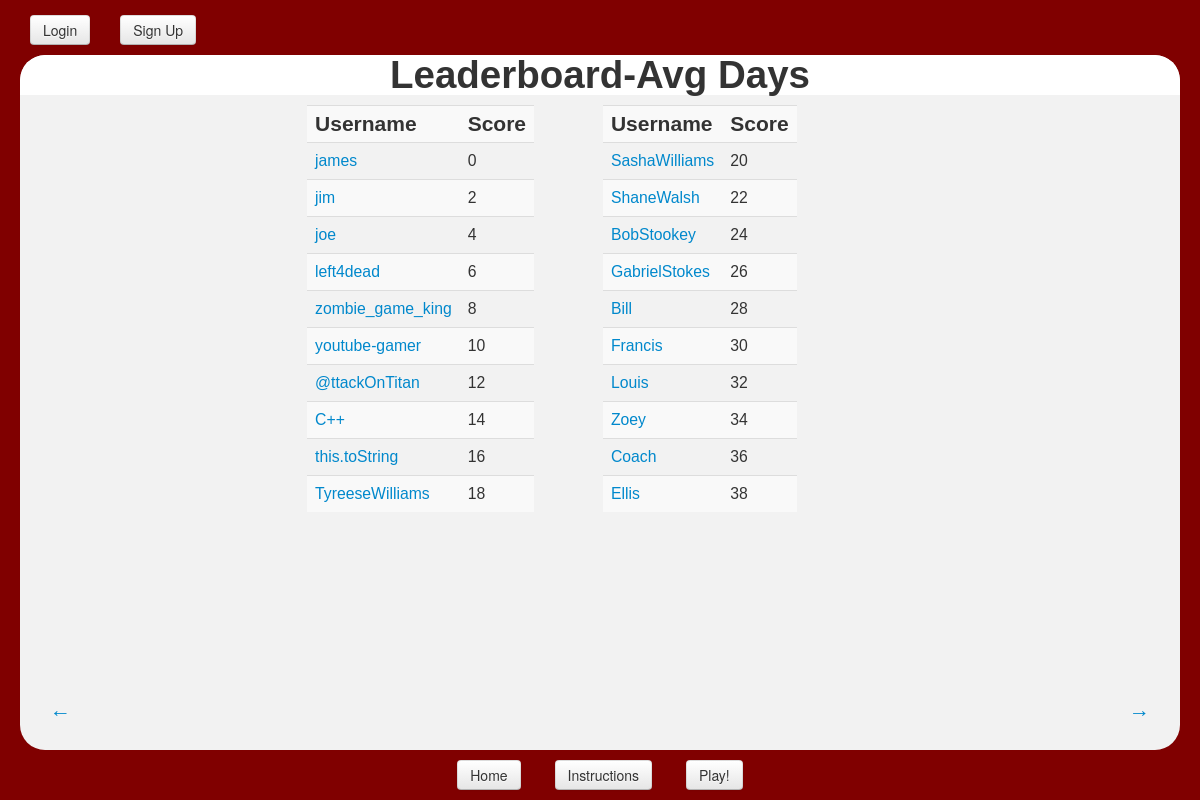
/zombie_search/avg_days/, run on the app's committed database.
### zombie_search/models.py (models this page shows, shortened)
class Player(models.Model):
    user = models.OneToOneField(User)
    profile_picture = models.ImageField(upload_to = "player-proflies", blank=True)
    player_state = PickledObjectField()
    update_state = PickledObjectField()
    street = PickledObjectField()
    game_state = PickledObjectField()
    _time_left=PickledObjectField()
    games_played = models.IntegerField(default=0)
    total_days = models.IntegerField(default=0)
    avg_days = models.FloatField(default=0.0)
    most_days_survived = models.IntegerField(default=0)
    most_kills = models.IntegerField(default=0)
    total_kills = models.IntegerField(default=0)
    most_people = models.IntegerField(default=0)
    slug = models.SlugField(unique=True)

### zombie_search/views.py (the view)
def avg_days(request):
    context_dict = get_leaderboard(request, 'avg_days',"total_days", "")
    return render(request, 'zombie_search/Home.html', context_dict)

### zombie_search/views.py (called while the page is built)
def get_user_slug(request):
    username = request.user
    try:
        player = Player.objects.get(user = username)
        user_slug = player.slug
    except:
        user_slug = None
    return user_slug

def decode_url(str):
    str = str.replace('_', ' ')
    return str.title()

def get_leaderboard(request, OrderBy, left, right):
    top_ten = Player.objects.order_by(OrderBy).reverse()[:10]
    next_ten = Player.objects.order_by(OrderBy).reverse()[10:20]
    context_dict = {'top_ten': top_ten,
					'next_ten': next_ten,
					'lefturl':left,
					'righturl':right,
					'this': decode_url(OrderBy),
                    'slug': get_user_slug(request)
					}
    return context_dict

### templates/zombie_search/Home.html (shortened to what this page needs)
{% extends 'zombie_search/Base.html' %}
{% block header %}Leaderboard-{{this}}{% endblock %}
{% block body %}
<a href ="/zombie_search/{{ lefturl }}" id="load_leaderboard" style="position: absolute; left:30px; bottom: 30px;">&larr;</a>
	<table class = "table table-striped">
		<tr>
		<th>Username</th>
		<th>Score</th>
		</tr>
		{% for player in top_ten %}
			<tr>
			<td><a href= "/zombie_search/profile/{{ player.slug }}">{{ player.user.username }}</a></td>
			<td>{{ player.most_kills }}</td>
			</tr>
		{% endfor %}
	</table>
	<table class="table table-striped">
		<tr>
		<th>Username</th>
		<th>Score</th>
		</tr>
		{% for player in next_ten %}
			<tr>
			<td><a href= "/zombie_search/profile/{{ player.slug }}">{{ player.user.username }}</a></td>
			<td>{{ player.most_kills }}</td>
			</tr>
		{% endfor %}
	</table>
<a href = "/zombie_search/{{ righturl }}" style="position:absolute; right:30px; bottom: 30px;">&rarr;</a>
{% endblock %}

### static/css/base_style.css (style rules this page uses)
body { background-color: #800000; padding-bottom: 70px; overflow: auto; }
.table { display:table; margin: auto; width:25%; display: inline-block; margin-top: 10px; }
.table td { font-size: 75%; }

### data on the page
Player: user.username "james", most_kills "0"
Player: user.username "jim", most_kills "2"
Player: user.username "joe", most_kills "4"
Player: user.username "left4dead", most_kills "6"
Player: user.username "zombie_game_king", most_kills "8"
Player: user.username "youtube-gamer", most_kills "10"
Player: user.username "@ttackOnTitan", most_kills "12"
Player: user.username "C++", most_kills "14"
Player: user.username "this.toString", most_kills "16"
Player: user.username "TyreeseWilliams", most_kills "18"
Player: user.username "SashaWilliams", most_kills "20"
Player: user.username "ShaneWalsh", most_kills "22"
Player: user.username "BobStookey", most_kills "24"
Player: user.username "GabrielStokes", most_kills "26"
Player: user.username "Bill", most_kills "28"
Player: user.username "Francis", most_kills "30"
Player: user.username "Louis", most_kills "32"
Player: user.username "Zoey", most_kills "34"
Player: user.username "Coach", most_kills "36"
Player: user.username "Ellis", most_kills "38"

### other printed values
{{ this }} "Avg Days"
